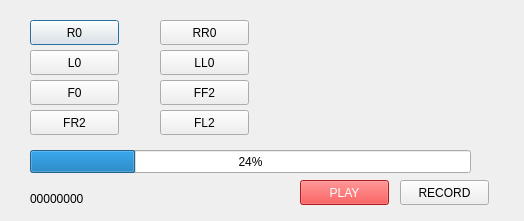
<?xml version="1.0" encoding="UTF-8"?>
<ui version="4.0">
 <class>Dialog</class>
 <widget class="QDialog" name="Dialog">
  <property name="geometry">
   <rect>
    <x>0</x>
    <y>0</y>
    <width>524</width>
    <height>221</height>
   </rect>
  </property>
  <property name="windowTitle">
   <string>FIREBOLT SWARM-DANCER</string>
  </property>
  <widget class="QPushButton" name="pushButton">
   <property name="geometry">
    <rect>
     <x>30</x>
     <y>20</y>
     <width>89</width>
     <height>25</height>
    </rect>
   </property>
   <property name="text">
    <string>R0</string>
   </property>
  </widget>
  <widget class="QPushButton" name="pushButton_2">
   <property name="geometry">
    <rect>
     <x>30</x>
     <y>50</y>
     <width>89</width>
     <height>25</height>
    </rect>
   </property>
   <property name="text">
    <string>L0</string>
   </property>
  </widget>
  <widget class="QPushButton" name="pushButton_3">
   <property name="geometry">
    <rect>
     <x>160</x>
     <y>20</y>
     <width>89</width>
     <height>25</height>
    </rect>
   </property>
   <property name="text">
    <string>RR0</string>
   </property>
  </widget>
  <widget class="QPushButton" name="pushButton_4">
   <property name="geometry">
    <rect>
     <x>160</x>
     <y>50</y>
     <width>89</width>
     <height>25</height>
    </rect>
   </property>
   <property name="text">
    <string>LL0</string>
   </property>
  </widget>
  <widget class="QPushButton" name="pushButton_5">
   <property name="geometry">
    <rect>
     <x>160</x>
     <y>80</y>
     <width>89</width>
     <height>25</height>
    </rect>
   </property>
   <property name="text">
    <string>FF2</string>
   </property>
  </widget>
  <widget class="QPushButton" name="pushButton_6">
   <property name="geometry">
    <rect>
     <x>30</x>
     <y>80</y>
     <width>89</width>
     <height>25</height>
    </rect>
   </property>
   <property name="text">
    <string>F0</string>
   </property>
  </widget>
  <widget class="QPushButton" name="pushButton_7">
   <property name="geometry">
    <rect>
     <x>30</x>
     <y>110</y>
     <width>89</width>
     <height>25</height>
    </rect>
   </property>
   <property name="text">
    <string>FR2</string>
   </property>
  </widget>
  <widget class="QPushButton" name="pushButton_8">
   <property name="geometry">
    <rect>
     <x>160</x>
     <y>110</y>
     <width>89</width>
     <height>25</height>
    </rect>
   </property>
   <property name="text">
    <string>FL2</string>
   </property>
  </widget>
  <widget class="QProgressBar" name="progressBar">
   <property name="geometry">
    <rect>
     <x>30</x>
     <y>150</y>
     <width>441</width>
     <height>23</height>
    </rect>
   </property>
   <property name="value">
    <number>24</number>
   </property>
  </widget>
  <widget class="QLabel" name="label">
   <property name="geometry">
    <rect>
     <x>280</x>
     <y>20</y>
     <width>211</width>
     <height>71</height>
    </rect>
   </property>
   <property name="styleSheet">
    <string notr="true">border-image: url(:/logo/logo.png);</string>
   </property>
   <property name="text">
    <string/>
   </property>
  </widget>
  <widget class="QLabel" name="label_2">
   <property name="geometry">
    <rect>
     <x>30</x>
     <y>190</y>
     <width>81</width>
     <height>17</height>
    </rect>
   </property>
   <property name="text">
    <string>00000000</string>
   </property>
  </widget>
  <widget class="QPushButton" name="pushButton_9">
   <property name="geometry">
    <rect>
     <x>300</x>
     <y>180</y>
     <width>89</width>
     <height>25</height>
    </rect>
   </property>
   <property name="styleSheet">
    <string notr="true">background-color: rgb(239, 41, 41);
color: rgb(255, 255, 255);</string>
   </property>
   <property name="text">
    <string>PLAY</string>
   </property>
  </widget>
  <widget class="QPushButton" name="pushButton_10">
   <property name="geometry">
    <rect>
     <x>400</x>
     <y>180</y>
     <width>89</width>
     <height>25</height>
    </rect>
   </property>
   <property name="text">
    <string>RECORD</string>
   </property>
  </widget>
 </widget>
 <resources>
  <include location="core.qrc"/>
 </resources>
 <connections/>
</ui>
